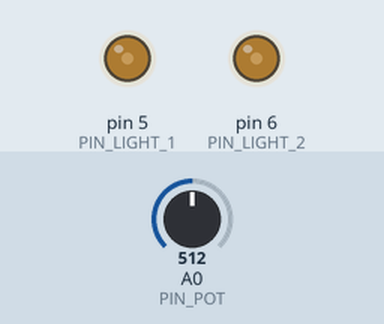
Recording of a sketch running on a simulated Arduino Uno, built with avr-gcc and run on an emulated ATmega328P. On the bench: output pins drawn as LEDs (lit = HIGH). The test bench sets the inputs (shaded band); at power-on: A0 (PIN_POT) = 512.

Above: at 1.2 s.
1.3 s: A0 (PIN_POT) set to 716
At 1.6 s:
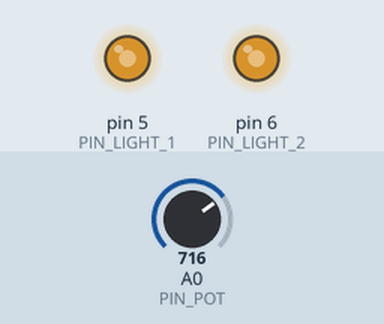
2.8 s: A0 (PIN_POT) set to 900
At 4.0 s:
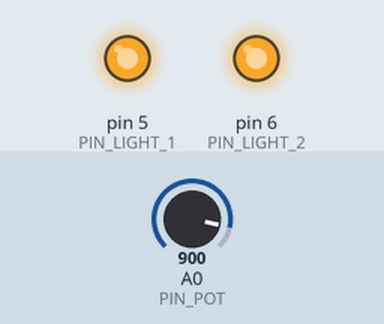
4.3 s: A0 (PIN_POT) set to 511
At 5.3 s:
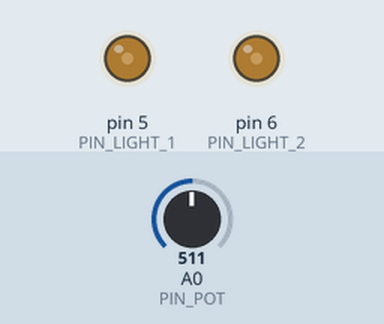
Timing chart, 0 to 7.3 s (numbered marks = the images above; inputs shaded):
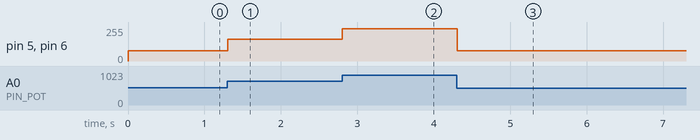

Measured:
- after the input at 1.3 s, pin 5 (PIN_LIGHT_1), pin 6 (PIN_LIGHT_2): 77/255 → 164/255 at once
- after the input at 2.8 s, pin 5 (PIN_LIGHT_1), pin 6 (PIN_LIGHT_2): 164/255 → 243/255 at once
- after the input at 4.3 s, pin 5 (PIN_LIGHT_1), pin 6 (PIN_LIGHT_2): 243/255 → 77/255 at once

The sketch:

CemetaryDimmer.ino
```cpp
///////////////////////
////NEW BOOTLOADER/////
///////////////////////
#define PIN_POT A0
#define PIN_LIGHT_1 5
#define PIN_LIGHT_2 6

void setup()
{
    //Serial.begin(9600);

    pinMode(PIN_LIGHT_1, OUTPUT);
    pinMode(PIN_LIGHT_2, OUTPUT);

    //Random seed
    randomSeed(analogRead(A1));
}

void loop()
{

    int sensorValue = analogRead(PIN_POT);
    int outputValue = map(sensorValue, 330, 928, 0, 255);
    if (outputValue > 255)
    {
        outputValue = 255;
    }

    analogWrite(PIN_LIGHT_1, outputValue);
    analogWrite(PIN_LIGHT_2, outputValue);
    delay(100);

    // Serial.print("sensor = ");
    // Serial.print(sensorValue);
    // Serial.print("\t output = ");
    // Serial.println(outputValue);
}
```
